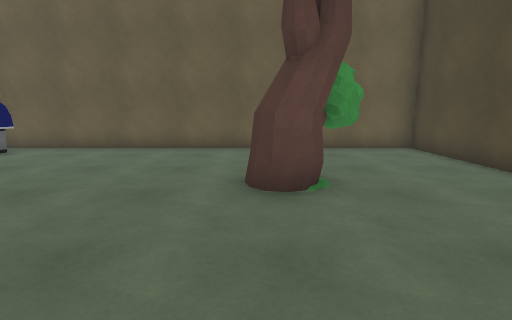
View 1 (above)

20 first-person views from a walk through a scene from a Unity 3-D project. The camera is 1.3 m above the floor, tilts 10° down and sees 85° across. The floor is counted in squares, 1 m on a side. Each view is taken from the middle of a square. On the plan, view 1 faces up. The plan holds only what a view shows up to about 13 squares ahead; the rest is blank. The player is left out.

View 2
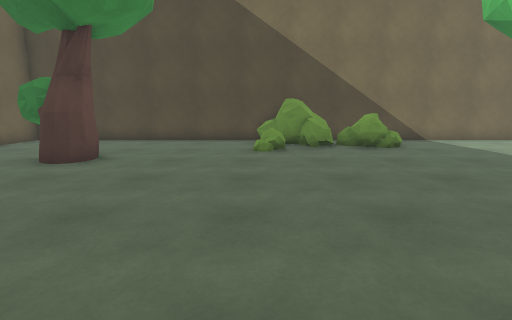

View 3
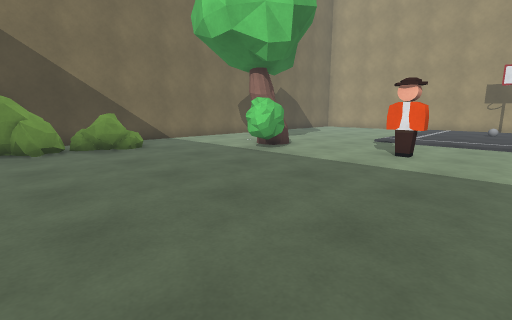

View 4
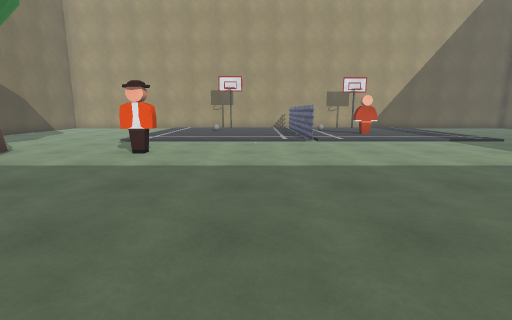

View 5
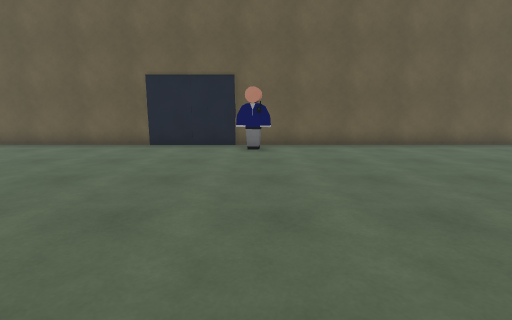

View 6
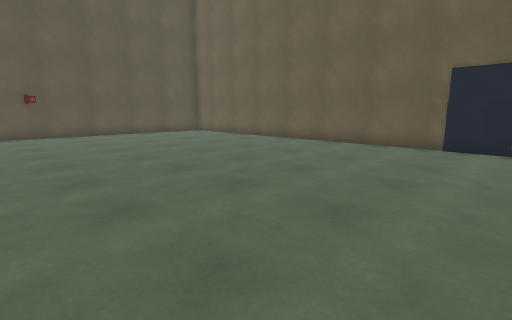

View 7
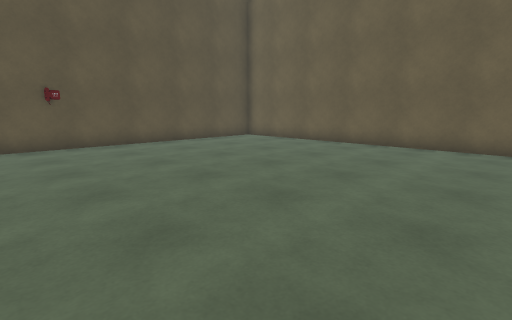

View 8
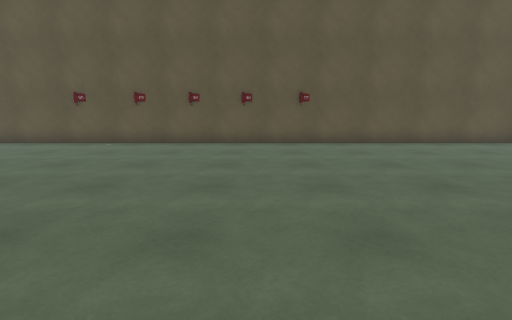

View 9
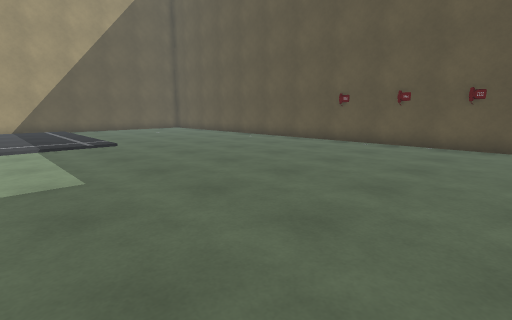

View 10
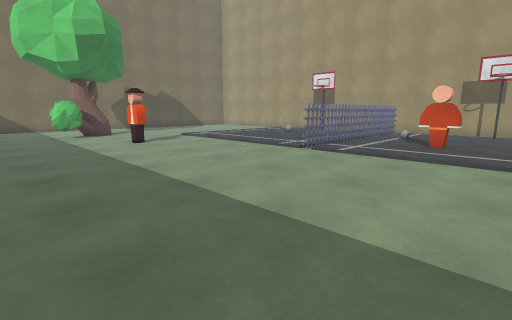

View 11
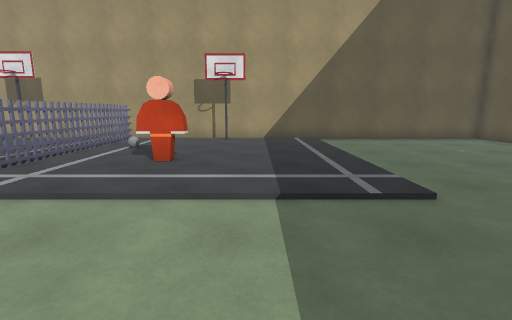

View 12
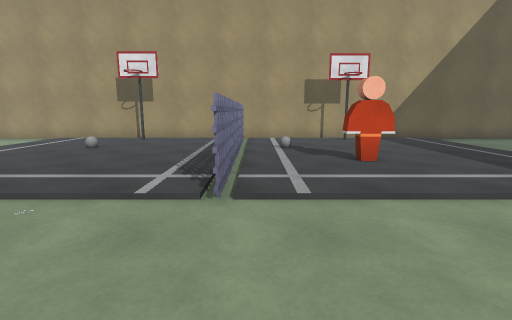

View 13
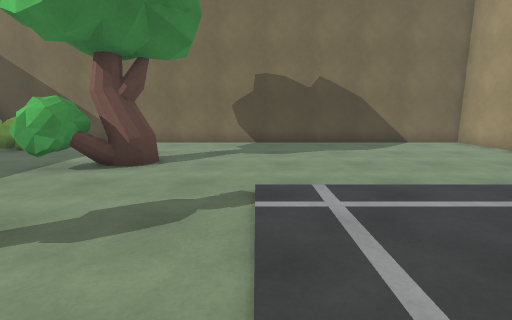

View 14
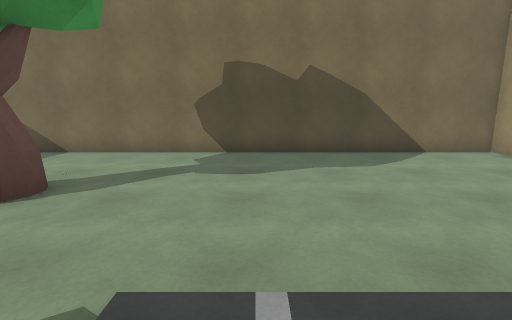

View 15
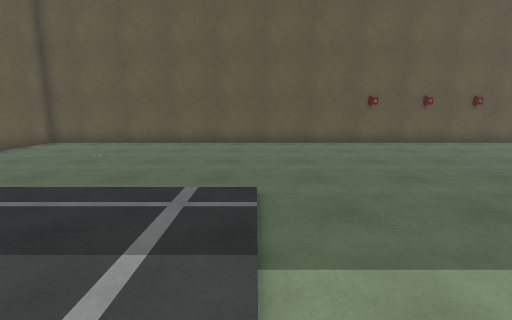

View 16
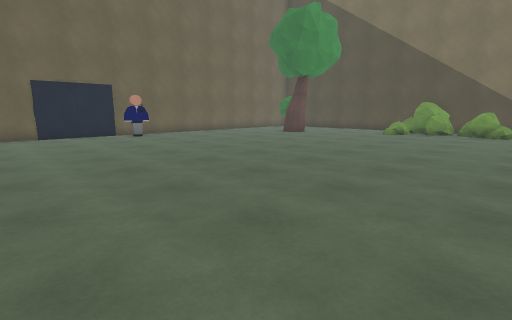

View 17
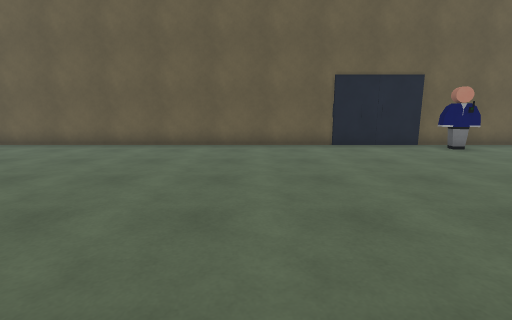

View 18
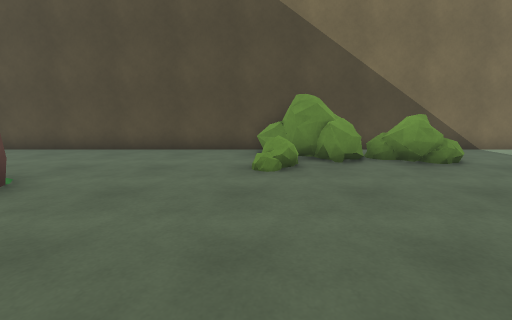

View 19
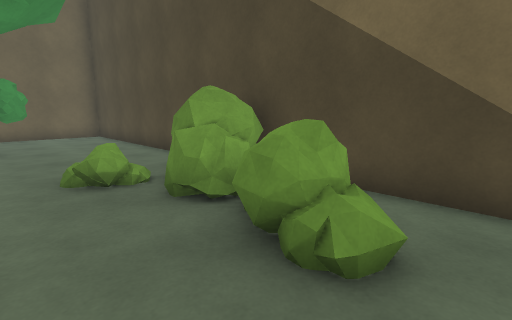

View 20
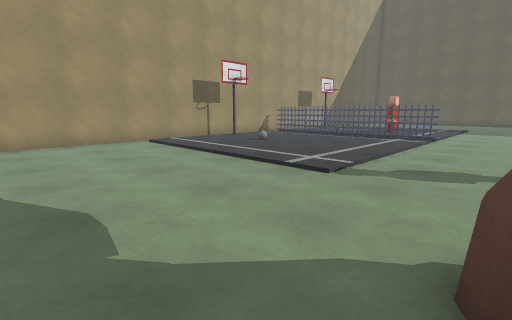

### Floor plan
Key: @ floor where view 1 was taken; # wall or solid block; . floor; / step, stairs or slope; = window, fence, low wall or low ledge; T tree; B bush; H thing the floor can be seen under or through; O other object.
Columns run from 26 left of view 1 to 6 right of it. Each row starts with its distance up from view 1.
 10  ################################
  9 #................OO.............#
  8 #.................O.............#
  7 #..........................TT...#
  6 #..........................TT...#
  5 #.........................TT....#
  4 #.........................T.....#
  3 #...............................#
  2 #...............................#
  1 #...............................#
  0 #.........................@.//.B#
 -1 #............................BBB#
 -2 #......... ..................BBB#
 -3 #.......... ..................B.#
 -4 #............................BB.#
 -5 #............................O..#
 -6 #...............................#
 -7 #...............................#
 -8 #........................TT.....#
 -9 #.........................TT....#
-10 #....................OO...TT....#
-11 #...............................#
-12 #...............................#
-13 #..............#................#
-14 #..............=................#
-15 #..............#=...............#
-16 #...........OO..H...............#
-17 #...............H...............#
-18 #.............O.=...............#
-19 #..............=................#
-20 #..............= ...............#
-21 #..............= ...............#
-22 #################################

Positions as (right, up) in squares from view 1, and headings:
1: (0, 0), facing up
2: (-7, 0), facing right
3: (-7, -1), facing down-right
4: (-8, -1), facing down
5: (-8, -1), facing up
6: (-10, -1), facing up-left
7: (-15, -1), facing up-left
8: (-15, -1), facing left
9: (-15, -2), facing down-left
10: (-16, -5), facing down-right
11: (-16, -9), facing down
12: (-11, -9), facing down
13: (-7, -13), facing right
14: (-4, -14), facing right
15: (-14, -13), facing left
16: (-14, -6), facing up-right
17: (-15, -1), facing up
18: (-4, 0), facing right
19: (1, -6), facing up-right
20: (3, -10), facing down-left
